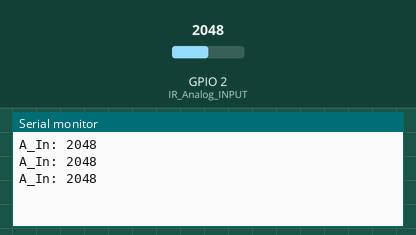
A sketch run on a simulated ESP32. Parts: the last lines printed to the serial monitor. Inputs (shaded band) come from the test bench; at power-on: GPIO 2 (IR_Analog_INPUT) = 2048.

Above: at 1.3 s.
1.4 s: GPIO 2 (IR_Analog_INPUT) set to 2866
At 1.9 s:
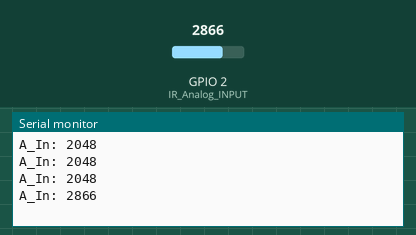
2.9 s: GPIO 2 (IR_Analog_INPUT) set to 3603
At 3.4 s:
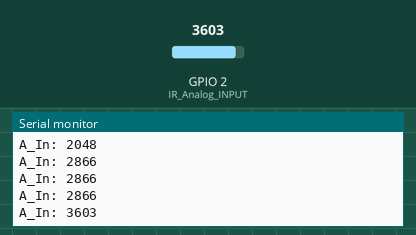
Timing chart, 0 to 5.9 s (numbered marks = the images above; inputs shaded):
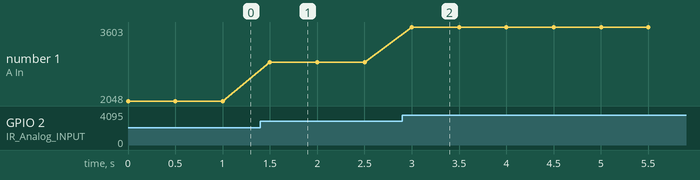

Measured:
- after the input at 1.4 s, the serial monitor: prints a new line after 0.10 s (image 1)
- after the input at 2.9 s, the serial monitor: prints a new line after 0.10 s (image 2)
- plotted number 1: 2048 → 2866 after the input at 1.4 s, 2866 → 3603 after the input at 2.9 s

The sketch:

ir.ino
```cpp
#define IR_Analog_INPUT 2

void setup() {
  Serial.begin(9600);
  pinMode(IR_Analog_INPUT, INPUT);
}

void loop() {
  int analogValue = analogRead(IR_Analog_INPUT);

  Serial.print("A_In: ");
  Serial.println(analogValue);

  delay(500);
}
```
